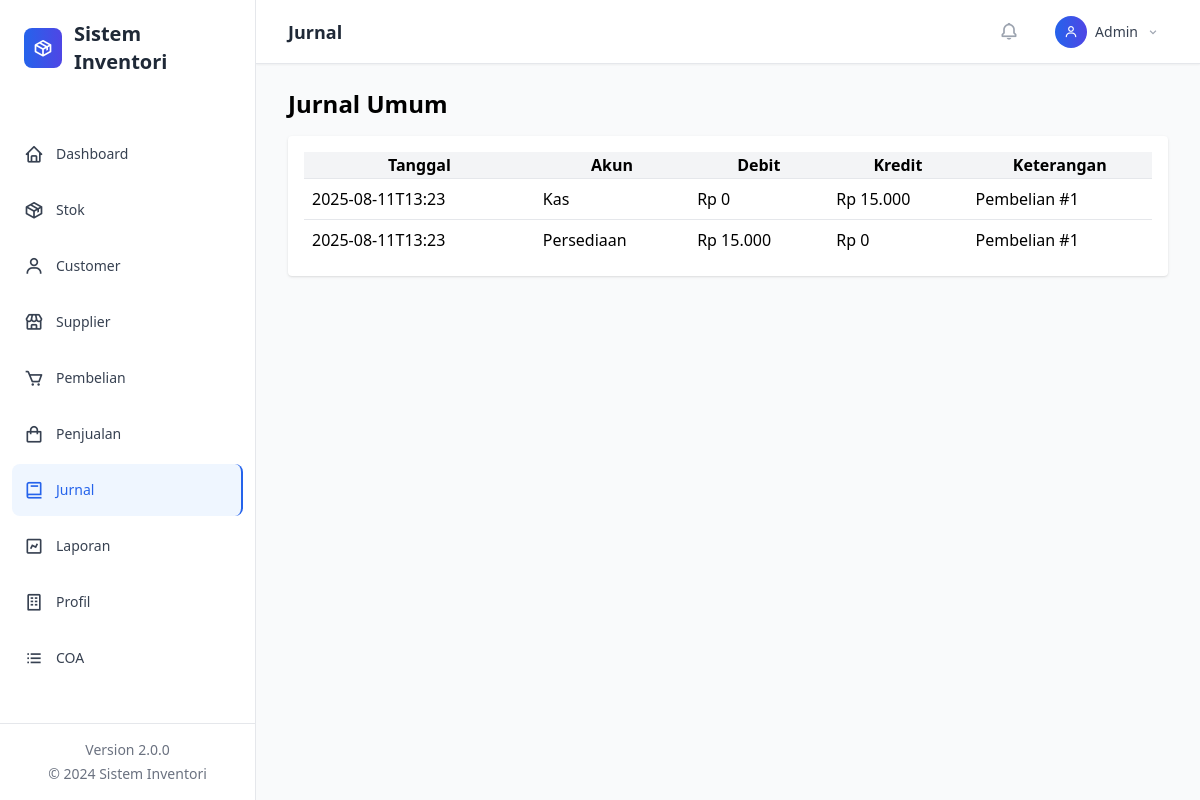
/?page=jurnal, run on the app's committed database.
### tables this page shows
CREATE TABLE jurnal (
  id INTEGER PRIMARY KEY AUTOINCREMENT,
  tanggal TEXT,
  akun TEXT,
  debit INTEGER DEFAULT 0,
  kredit INTEGER DEFAULT 0,
  keterangan TEXT
);

### classes/Database.php (called while the page is built, shortened)
<?php
class Database {
    private $pdo;
    private static $instance = null;
    private function __construct() {
        try {
            $this->pdo = new PDO('sqlite:' . DB_FILE);
            $this->pdo->setAttribute(PDO::ATTR_ERRMODE, PDO::ERRMODE_EXCEPTION);
            $this->pdo->exec('PRAGMA foreign_keys = ON;');
            $this->initializeTables();
        } catch (Exception $e) {
            if (DEBUG_MODE) {
                die('Database Error: ' . $e->getMessage());
            } else {
                die('Database connection failed. Please contact administrator.');
            }
        }
    }
    public static function getInstance() {
        if (self::$instance === null) {
            self::$instance = new self();
        }
        return self::$instance;
    }
    private function initializeTables() {
        if (file_exists(INIT_SQL)) {
            $sql = file_get_contents(INIT_SQL);
            $stmts = array_filter(array_map('trim', explode(';', $sql)));
            foreach ($stmts as $stmt) {
                if ($stmt) {
                    $this->pdo->exec($stmt);
                }
            }
        }
        $this->createProfileTable();
    }
    private function createProfileTable() {
        $sql = "CREATE TABLE IF NOT EXISTS profil_perusahaan (
            id INTEGER PRIMARY KEY AUTOINCREMENT,
            nama_perusahaan TEXT NOT NULL,
            alamat TEXT,
            telepon TEXT,
            email TEXT,
            website TEXT,
            logo TEXT,
            npwp TEXT,
            created_at DATETIME DEFAULT CURRENT_TIMESTAMP,
            updated_at DATETIME DEFAULT CURRENT_TIMESTAMP
        )";
        $this->pdo->exec($sql);
        $stmt = $this->pdo->prepare("SELECT COUNT(*) FROM profil_perusahaan");
        $stmt->execute();
    }
    public function query($sql, $params = []) {
        try {
            $stmt = $this->pdo->prepare($sql);
            $stmt->execute($params);
            return $stmt;
        } catch (Exception $e) {
            if (DEBUG_MODE) {
                throw new Exception('Query Error: ' . $e->getMessage());
            } else {
                throw new Exception('Database operation failed.');
            }
        }
    }
}
?>

### classes/Helper.php (called while the page is built, shortened)
<?php
class Helper {
    public static function formatMoney($amount) {
        return 'Rp ' . number_format($amount, 0, ',', '.');
    }
}
?>

### views/jurnal/index.php (the view)
<h1 class="text-2xl font-bold mb-4">Jurnal Umum</h1>
<div class="bg-white p-4 shadow rounded">
  <table class="w-full table-auto">
    <thead class="bg-gray-100"><tr><th>Tanggal</th><th>Akun</th><th>Debit</th><th>Kredit</th><th>Keterangan</th></tr></thead>
    <tbody>
      <?php $rows = $db->query('SELECT * FROM jurnal ORDER BY id DESC LIMIT 200')->fetchAll(PDO::FETCH_ASSOC);
      foreach($rows as $r) echo '<tr class="border-t"><td class="p-2">'.$r['tanggal'].'</td><td class="p-2">'.$r['akun'].'</td><td class="p-2">'.Helper::formatMoney($r['debit']).'</td><td class="p-2">'.Helper::formatMoney($r['kredit']).'</td><td class="p-2">'.$r['keterangan'].'</td></tr>';
      ?>
    </tbody>
  </table>
</div>

### data on the page
jurnal: tanggal "2025-08-11T13:23", akun "Kas", debit "Rp 0", kredit "Rp 15.000", keterangan "Pembelian #1"
jurnal: tanggal "2025-08-11T13:23", akun "Persediaan", debit "Rp 15.000", kredit "Rp 0", keterangan "Pembelian #1"

### other printed values
APP_NAME "Sistem Inventori"
APP_VERSION "2.0.0"
$pageTitles[$page] "Jurnal"
